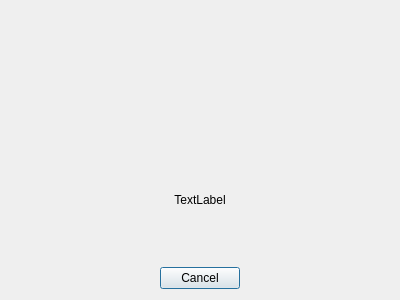
<?xml version="1.0" encoding="UTF-8"?>
<ui version="4.0">
 <class>GenericSpinnerDialog</class>
 <widget class="QDialog" name="GenericSpinnerDialog">
  <property name="windowModality">
   <enum>Qt::ApplicationModal</enum>
  </property>
  <property name="geometry">
   <rect>
    <x>0</x>
    <y>0</y>
    <width>400</width>
    <height>300</height>
   </rect>
  </property>
  <property name="windowTitle">
   <string>Dialog</string>
  </property>
  <layout class="QVBoxLayout" name="spinner_layout">
   <property name="sizeConstraint">
    <enum>QLayout::SetMaximumSize</enum>
   </property>
   <item>
    <widget class="QWidget" name="spinner_widget" native="true"/>
   </item>
   <item alignment="Qt::AlignHCenter|Qt::AlignVCenter">
    <widget class="QLabel" name="spinner_label">
     <property name="sizePolicy">
      <sizepolicy hsizetype="MinimumExpanding" vsizetype="MinimumExpanding">
       <horstretch>0</horstretch>
       <verstretch>0</verstretch>
      </sizepolicy>
     </property>
     <property name="text">
      <string>TextLabel</string>
     </property>
     <property name="textFormat">
      <enum>Qt::RichText</enum>
     </property>
     <property name="scaledContents">
      <bool>false</bool>
     </property>
     <property name="alignment">
      <set>Qt::AlignCenter</set>
     </property>
     <property name="wordWrap">
      <bool>false</bool>
     </property>
    </widget>
   </item>
   <item alignment="Qt::AlignHCenter">
    <widget class="QPushButton" name="cancel_button">
     <property name="sizePolicy">
      <sizepolicy hsizetype="Maximum" vsizetype="Maximum">
       <horstretch>0</horstretch>
       <verstretch>0</verstretch>
      </sizepolicy>
     </property>
     <property name="layoutDirection">
      <enum>Qt::LeftToRight</enum>
     </property>
     <property name="text">
      <string>Cancel</string>
     </property>
     <property name="autoDefault">
      <bool>true</bool>
     </property>
     <property name="default">
      <bool>false</bool>
     </property>
     <property name="flat">
      <bool>false</bool>
     </property>
    </widget>
   </item>
  </layout>
 </widget>
 <resources/>
 <connections>
  <connection>
   <sender>cancel_button</sender>
   <signal>clicked()</signal>
   <receiver>GenericSpinnerDialog</receiver>
   <slot>on_cancel_button_clicked()</slot>
   <hints>
    <hint type="sourcelabel">
     <x>199</x>
     <y>279</y>
    </hint>
    <hint type="destinationlabel">
     <x>199</x>
     <y>149</y>
    </hint>
   </hints>
  </connection>
 </connections>
 <slots>
  <slot>on_cancel_button_clicked()</slot>
 </slots>
</ui>
